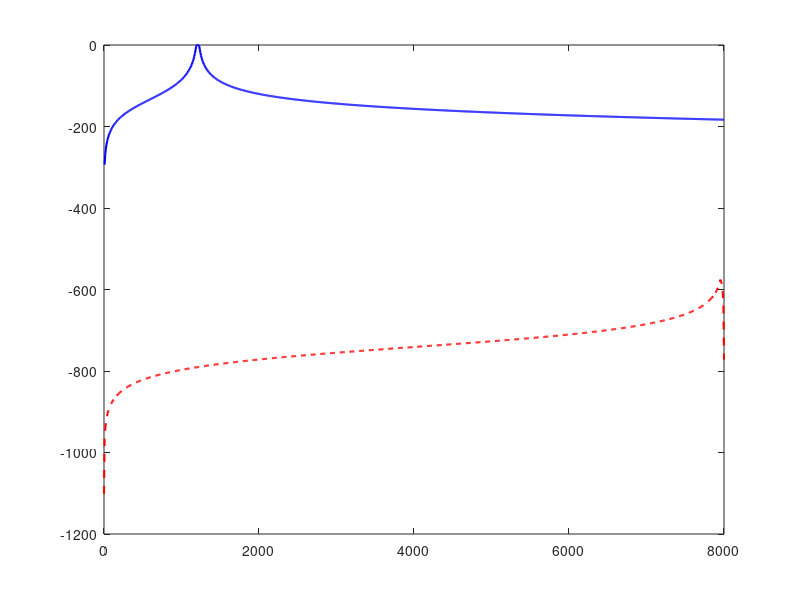

Source code (MATLAB): (Note: this script raises an error after producing the figure.)
clear all; close all; clc;

% --- Parametry ---
fs = 16000;        % częstotliwość próbkowania [Hz]
T = 1;             % czas trwania sygnału [s]
fg = [1189, 1229]; % częstotliwości graniczne analogowe [Hz]

% --- Wczytanie danych ---
load butter.mat % zakładając, że plik zawiera zmienne z, p, k

% --- 1. Analogowy filtr: H(s) ---
[b_a, a_a] = zp2tf(z, p, k);  % zamiana na postać H(s)

% --- 2. Konwersja do cyfrowego filtru H(z) (bilinear transform) ---
[bd, ad] = bilinear(b_a, a_a, fs);

f = linspace(0, fs/2, 1024); 

% analogowy
w = 2*pi*f; % częstotliwość kątowa
H_analog = freqs(b_a, a_a, w);

% cyfrowy
H_digital = freqz(bd, ad, f, fs);


figure;
plot(f, 20*log10(abs(H_analog)), 'b', 'LineWidth', 1.5); hold on;
plot(f, 20*log10(abs(H_digital)), 'r--', 'LineWidth', 1.5);
xline(1189, 'k--', 'LineWidth', 1);
xline(1229, 'k--', 'LineWidth', 1);
legend('Analogowy H(s)', 'Cyfrowy H(z)', 'Lokalizacja f_g');
xlabel('Częstotliwość [Hz]');
ylabel('|H(f)| [dB]');
title('Charakterystyka amplitudowa: analogowy vs cyfrowy filtr');
grid on;